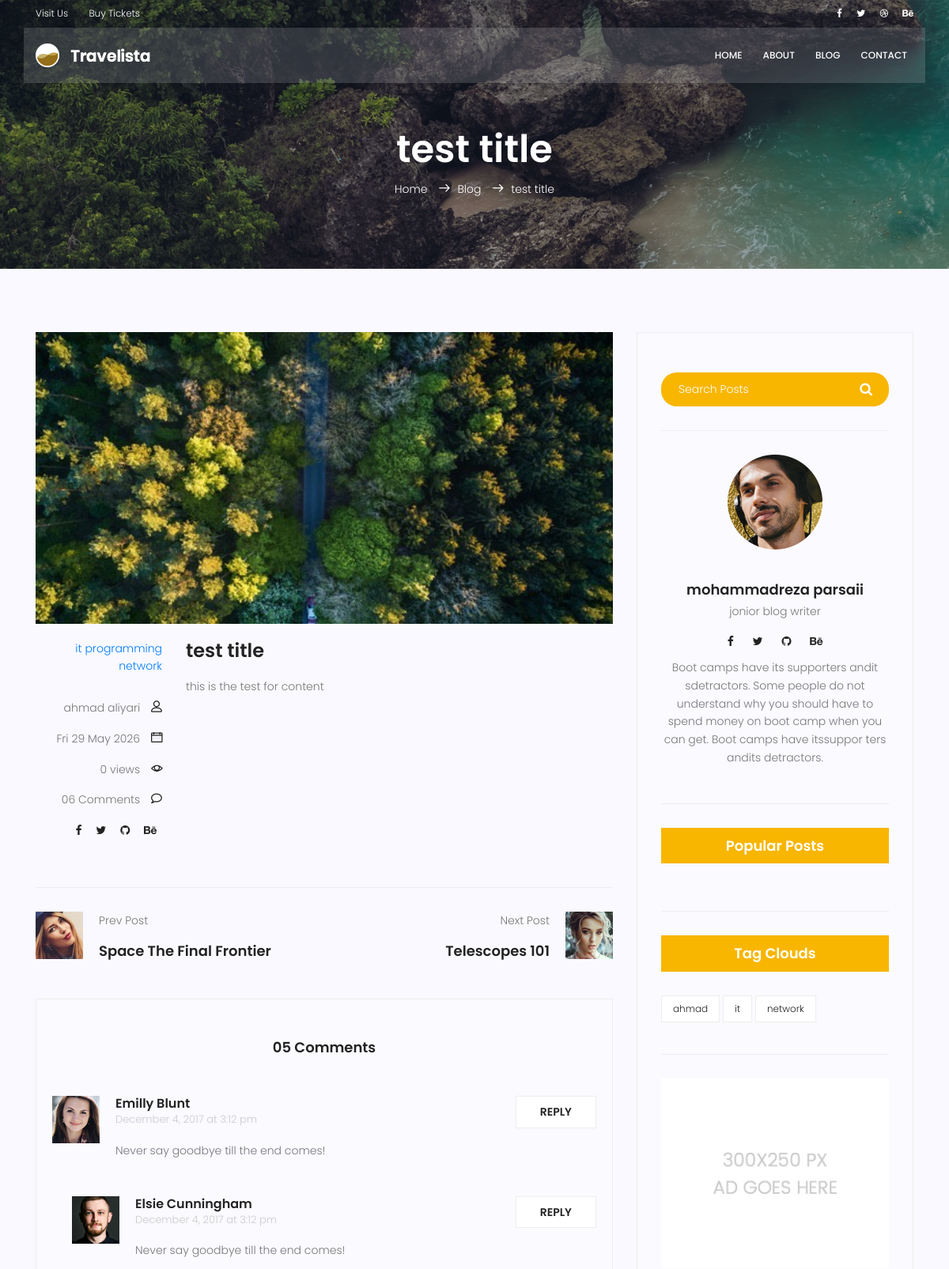
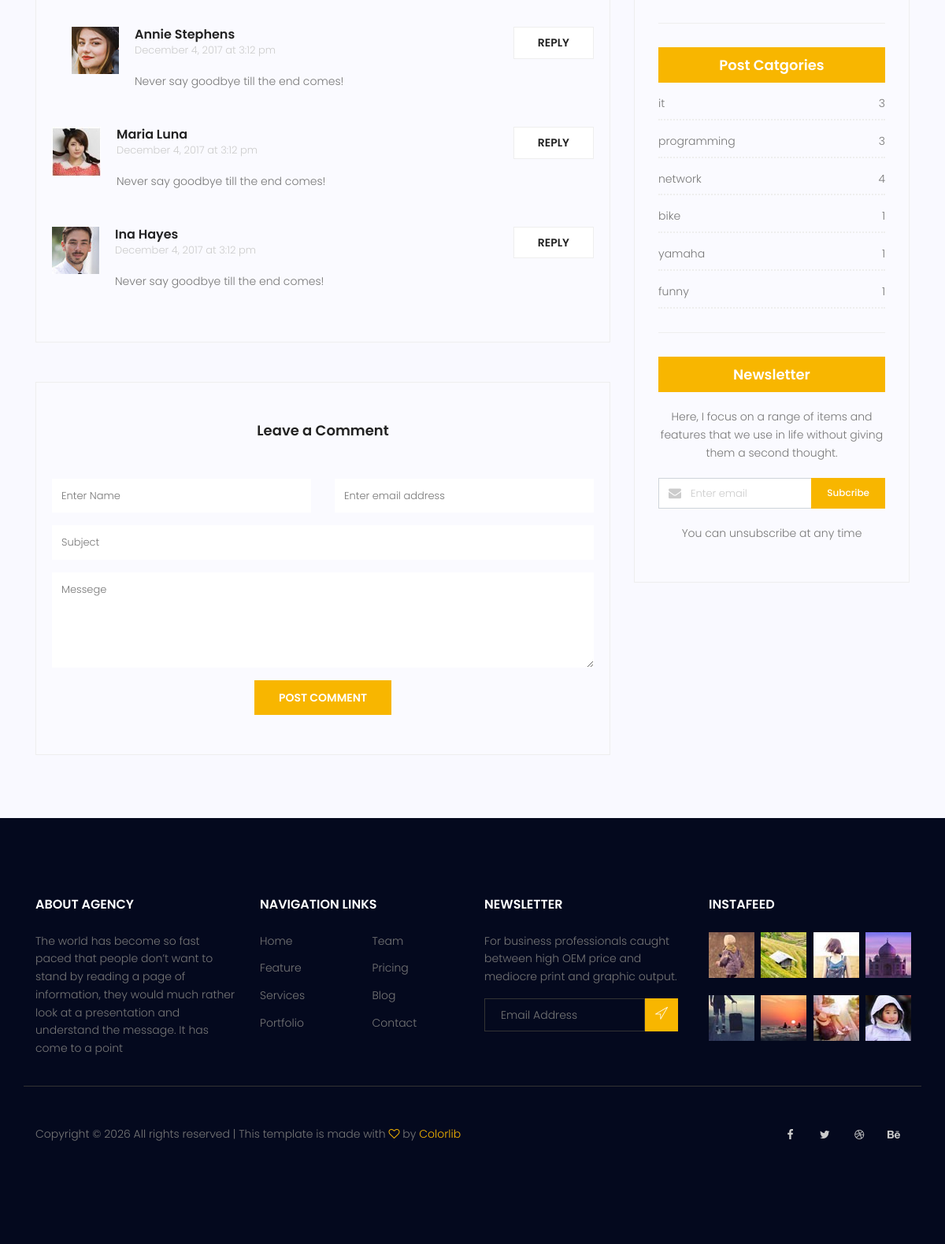
The page /blog/1 on the database its author committed (2 pictures, top to bottom).
### blog/models.py (models this page shows, shortened)
class post(models.Model):
    image = models.ImageField(upload_to='blog/',default='blog/default.jpg')
    author = models.ForeignKey(User,on_delete=models.SET_NULL,null=True)
    title = models.CharField(max_length=255)
    content = models.TextField()
    category = models.ManyToManyField(Category)
    tag = TaggableManager()
    counted_views = models.IntegerField(default=0)
    status = models.BooleanField(default=False)
    published_date = models.DateTimeField(null=True)
    created_date = models.DateField(auto_now_add=True)
    updated_date = models.DateField(auto_now=True)
    class Meta:
        ordering = ['created_date']

class Category(models.Model):
    name = models.CharField(max_length=50)
    def __str__(self):
        return self.name

### blog/views.py (the view)
# urls.py: path('<int:pid>',blog_single,name = 'single'),
def blog_single(request,pid):
    Post = get_object_or_404(post,id=pid,status=True)
    context = {'post':Post}
    return render(request,'blog/blog-single.html',context)

### templates/blog/blog-single.html (shortened to what this page needs)
{% extends 'base.html' %} {% load static %} {% load blog_tags %}{% block content %}
<section class="relative about-banner">
    <div class="overlay overlay-bg"></div>
    <div class="container">
        <div class="row d-flex align-items-center justify-content-center">
            <div class="about-content col-lg-12">
                <h1 class="text-white">
                    {{post.title}}
                </h1>
                <p class="text-white link-nav"><a href="{% url 'website:index' %}">Home </a> <span class="lnr lnr-arrow-right"></span><a href="{% url 'blog:home' %}">Blog </a> <span class="lnr lnr-arrow-right"></span>{{post.title}}</p>
            </div>
        </div>
    </div>
</section>
<section class="post-content-area single-post-area">
    <div class="container">
        <div class="row">
            <div class="col-lg-8 posts-list">
                <div class="single-post row">
                    <div class="col-lg-12">
                        <div class="feature-img">
                            <img class="img-fluid" src="{{post.image.url}}" alt="">
                        </div>
                    </div>
                    <div class="col-lg-3  col-md-3 meta-details">
                        <ul class="tags">
                            {% for cat in post.category.all %}
                            <a href="#">{{cat.name}}</a>
                            {% endfor %}
                        </ul>
                        <div class="user-details row">
                            <p class="user-name col-lg-12 col-md-12 col-6"><a href="#">{{post.author.get_full_name}}</a> <span class="lnr lnr-user"></span></p>
                            <p class="date col-lg-12 col-md-12 col-6"><a href="#">{{post.published_date|date:"D d M Y"}}</a> <span class="lnr lnr-calendar-full"></span></p>
                            <p class="view col-lg-12 col-md-12 col-6"><a href="#">{{post.counted_views}} views </a> <span class="lnr lnr-eye"></span></p>
                            <p class="comments col-lg-12 col-md-12 col-6"><a href="#">06 Comments</a> <span class="lnr lnr-bubble"></span></p>
                            <ul class="social-links col-lg-12 col-md-12 col-6">
                                <li><a href="#"><i class="fa fa-facebook"></i></a></li>
                                <li><a href="#"><i class="fa fa-twitter"></i></a></li>
                                <li><a href="#"><i class="fa fa-github"></i></a></li>
                                <li><a href="#"><i class="fa fa-behance"></i></a></li>
                            </ul>
                        </div>
                    </div>
                    <div class="col-lg-9 col-md-9">
                        <h3 class="mt-20 mb-20">{{post.title}}</h3>
                        <p class="excert">
                            {{post.content}}
                        </p>
                    </div>
                </div>
                <div class="navigation-area">
                    <div class="row">
                        <div class="col-lg-6 col-md-6 col-12 nav-left flex-row d-flex justify-content-start align-items-center">
                            <div class="thumb">
                                <a href="#"><img class="img-fluid" src="{% static 'img/blog/prev.jpg'%}" alt=""></a>
                            </div>
                            <div class="arrow">
                                <a href="#"></a>
                            </div>
                            <div class="detials">
                                <p>Prev Post</p>
                                <a href="#">
                                    <h4>Space The Final Frontier</h4>
                                </a>
                            </div>
                        </div>
                        <div class="col-lg-6 col-md-6 col-12 nav-right flex-row d-flex justify-content-end align-items-center">
                            <div class="detials">
                                <p>Next Post</p>
                                <a href="#">
                                    <h4>Telescopes 101</h4>
                                </a>
                            </div>
                            <div class="arrow">
                                <a href="#"></a>
                            </div>
                            <div class="thumb">
                                <a href="#"><img class="img-fluid" src="{% static 'img/blog/next.jpg'%}" alt=""></a>
                            </div>
                        </div>
                    </div>
                </div>
                <div class="comments-area">
                    <h4>05 Comments</h4>
                    <div class="comment-list">
                        <div class="single-comment justify-content-between d-flex">
                            <div class="user justify-content-between d-flex">
                                <div class="thumb">
                                    <img src="{% static 'img/blog/c1.jpg'%}" alt="">
                                </div>
                                <div class="desc">
                                    <h5><a href="#">Emilly Blunt</a></h5>
                                    <p class="date">December 4, 2017 at 3:12 pm </p>
                                    <p class="comment">
                                        Never say goodbye till the end comes!
                                    </p>
                                </div>
                            </div>
                            <div class="reply-btn">
                                <a href="" class="btn-reply text-uppercase">reply</a>
                            </div>
                        </div>
                    </div>
                    <div class="comment-list left-padding">
                        <div class="single-comment justify-content-between d-flex">
                            <div class="user justify-content-between d-flex">
                                <div class="thumb">
                                    <img src="{% static 'img/blog/c2.jpg'%}" alt="">
                                </div>
                                <div class="desc">
                                    <h5><a href="#">Elsie Cunningham</a></h5>
                                    <p class="date">December 4, 2017 at 3:12 pm </p>
                                    <p class="comment">
                                        Never say goodbye till the end comes!
                                    </p>
                                </div>
                            </div>
                            <div class="reply-btn">
                                <a href="" class="btn-reply text-uppercase">reply</a>
                            </div>
                        </div>
                    </div>
                    <div class="comment-list left-padding">
                        <div class="single-comment justify-content-between d-flex">
                            <div class="user justify-content-between d-flex">
                                <div class="thumb">
                                    <img src="{% static 'img/blog/c3.jpg'%}" alt="">
                                </div>
                                <div class="desc">
                                    <h5><a href="#">Annie Stephens</a></h5>
                                    <p class="date">December 4, 2017 at 3:12 pm </p>
                                    <p class="comment">
                                        Never say goodbye till the end comes!
                                    </p>
                                </div>
                            </div>
                            <div class="reply-btn">
                                <a href="" class="btn-reply text-uppercase">reply</a>
                            </div>
                        </div>
                    </div>
                    <div class="comment-list">
                        <div class="single-comment justify-content-between d-flex">
                            <div class="user justify-content-between d-flex">
                                <div class="thumb">
                                    <img src="{% static 'img/blog/c4.jpg'%}" alt="">
                                </div>
                                <div class="desc">
                                    <h5><a href="#">Maria Luna</a></h5>
                                    <p class="date">December 4, 2017 at 3:12 pm </p>
                                    <p class="comment">
                                        Never say goodbye till the end comes!
                                    </p>
                                </div>
                            </div>
                            <div class="reply-btn">
                                <a href="" class="btn-reply text-uppercase">reply</a>
                            </div>
                        </div>
                    </div>
                    <div class="comment-list">
                        <div class="single-comment justify-content-between d-flex">
                            <div class="user justify-content-between d-flex">
                                <div class="thumb">
                                    <img src="{% static 'img/blog/c5.jpg'%}" alt="">
                                </div>
                                <div class="desc">
                                    <h5><a href="#">Ina Hayes</a></h5>
                                    <p class="date">December 4, 2017 at 3:12 pm </p>
                                    <p class="comment">
                                        Never say goodbye till the end comes!
                                    </p>
                                </div>
                            </div>
                            <div class="reply-btn">
                                <a href="" class="btn-reply text-uppercase">reply</a>
                            </div>
                        </div>
                    </div>
                </div>
                <div class="comment-form">
                    <h4>Leave a Comment</h4>
                    <form>
                        <div class="form-group form-inline">
                            <div class="form-group col-lg-6 col-md-12 name">
                                <input type="text" class="form-control" id="name" placeholder="Enter Name" onfocus="this.placeholder = ''" onblur="this.placeholder = 'Enter Name'">
                            </div>
                            <div class="form-group col-lg-6 col-md-12 email">
                                <input type="email" class="form-control" id="email" placeholder="Enter email address" onfocus="this.placeholder = ''" onblur="this.placeholder = 'Enter email address'">
                            </div>
                        </div>
                        <div class="form-group">
                            <input type="text" class="form-control" id="subject" placeholder="Subject" onfocus="this.placeholder = ''" onblur="this.placeholder = 'Subject'">
                        </div>
                        <div class="form-group">
                            <textarea class="form-control mb-10" rows="5" name="message" placeholder="Messege" onfocus="this.placeholder = ''" onblur="this.placeholder = 'Messege'" required=""></textarea>
                        </div>
                        <a href="#" class="primary-btn text-uppercase">Post Comment</a>
                    </form>
                </div>
            </div>
            <div class="col-lg-4 sidebar-widgets">
                <div class="widget-wrap">
                    {% include 'blog/blog-search.html' %}
                    {% include 'blog/blog-writer.html' %}
                    {% include 'blog/latest-post.html' %}
                    {% include 'blog/blog-tag-clouds.html' %}
                    {% include 'blog/blog-ads.html' %}
                    {% postcategories %}
                    {% include 'blog/blog-newsletter.html' %}
                </div>
            </div>
        </div>
    </div>
</section>
{% endblock content %}

### templates/blog/blog-tag-clouds.html
{% load static %}
<div class="single-sidebar-widget tag-cloud-widget">
                        <h4 class="tagcloud-title">Tag Clouds</h4>
                        <ul>
                            {% for tag in post.tag.all %}
                            <li><a href="{% url 'blog:tag' tag_name=tag.name %}">{{tag.name}}</a></li>
                            {%endfor%}
                        </ul>
                    </div>

### templates/blog/post-category.html
{% load static %}
<div class="single-sidebar-widget post-category-widget">
                        <h4 class="category-title">Post Catgories</h4>
                        <ul class="cat-list">
                            {% for name, count in categories.items %}
                            <li>
                                <a href="{% url 'blog:category' cat_name=name %}" class="d-flex justify-content-between">
                                    <p>{{name}}</p>
                                    <p>{{count}}</p>
                                </a>
                            </li>
                            {% endfor %}
                        </ul>
                    </div>

### rows shown on the page
post: title "test title", image (placeholder picture), author.get_full_name "ahmad aliyari", published_date "Fri 29 May 2026", counted_views "0", content "this is the test for content"
Category: name "it", count "3"
Category: name "programming", count "3"
Category: name "network", count "4"
Tag: name "ahmad"
Tag: name "it"
Tag: name "network"
Category: name "bike", count "1"
Category: name "yamaha", count "1"
Category: name "funny", count "1"
